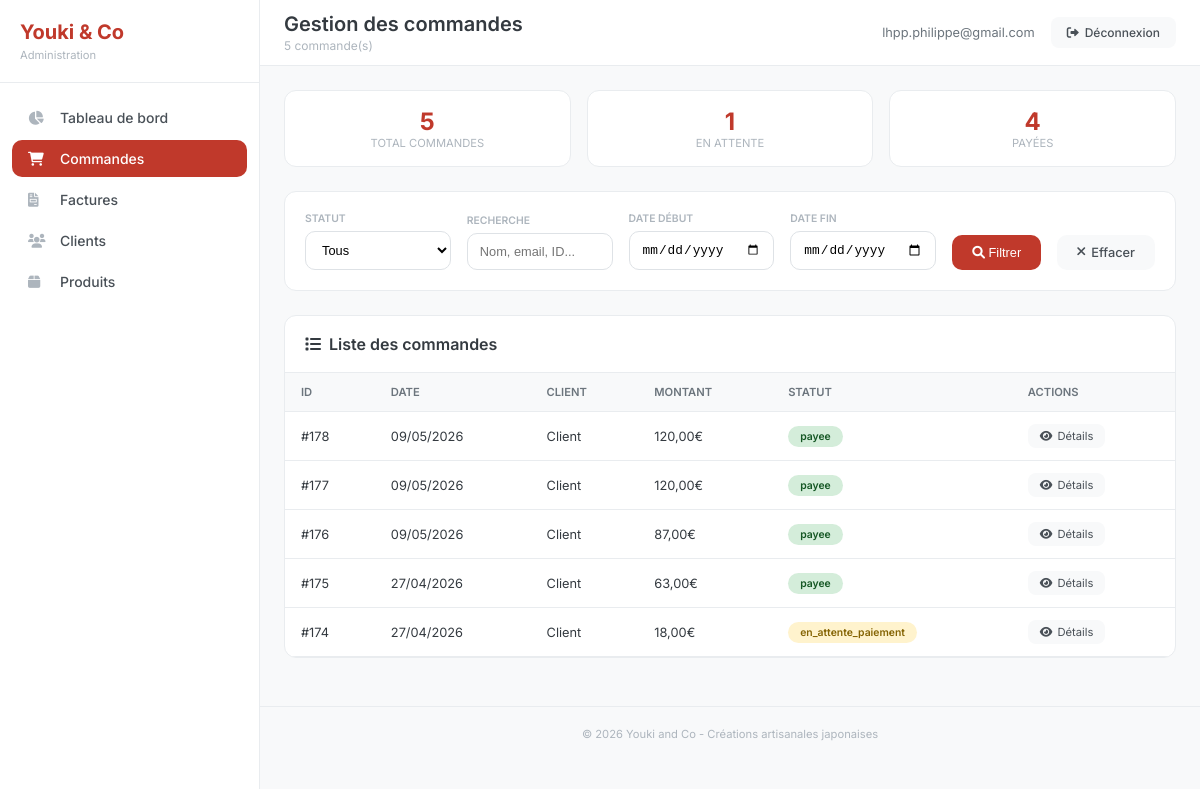
/admin_commandes.php (signed in), run on an earlier commit of the app's database.
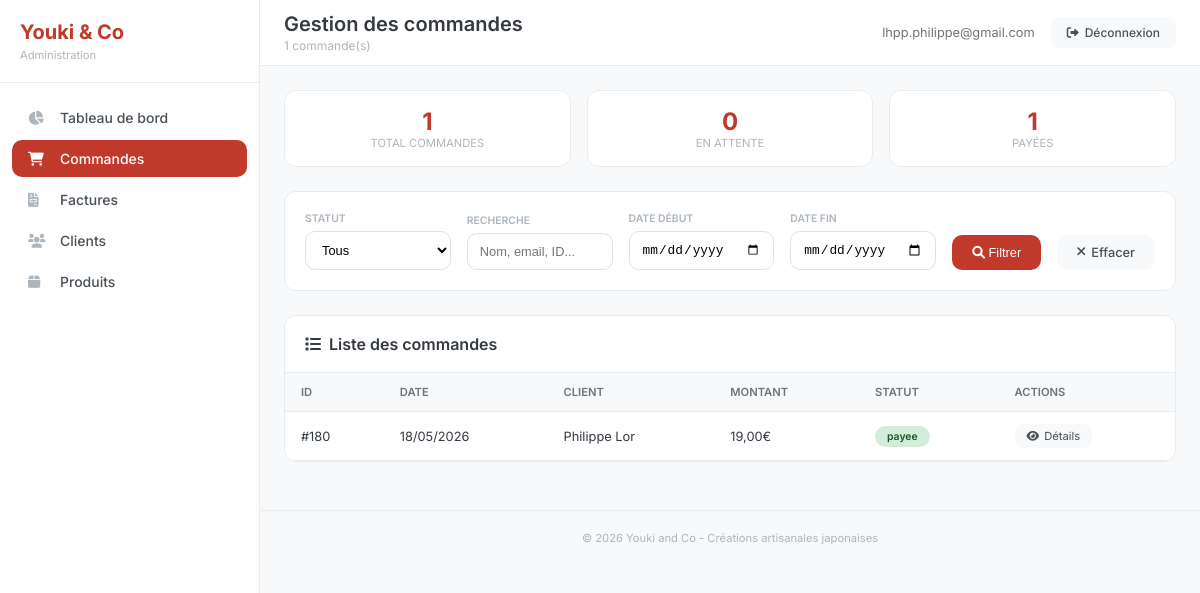
And on a later commit of the database.
### tables this page shows
CREATE TABLE `Commande` (
  `idCommande` bigint NOT NULL,
  `idClient` bigint NOT NULL,
  `idAdresseLivraison` bigint NOT NULL,
  `idAdresseFacturation` bigint DEFAULT NULL,
  `dateCommande` datetime NOT NULL,
  `modeReglement` varchar(200) NOT NULL DEFAULT 'CB',
  `delaiLivraison` date NOT NULL,
  `fraisDePort` double NOT NULL,
  `montantTotal` double NOT NULL,
  `statut` varchar(20) NOT NULL DEFAULT 'en_attente',
  `statut_paiement` enum('en_attente','payee','echec','annulee','rembourse') DEFAULT 'en_attente',
  `idPaiement` int DEFAULT NULL
);

CREATE TABLE `Client` (
  `idClient` bigint NOT NULL,
  `email` varchar(50) NOT NULL,
  `motDePasse` varchar(1000) DEFAULT NULL,
  `nom` varchar(50) NOT NULL,
  `prenom` varchar(50) NOT NULL,
  `telephone` varchar(20) DEFAULT NULL,
  `email_confirme` tinyint(1) DEFAULT '0',
  `token_confirmation` varchar(64) DEFAULT NULL,
  `token_expires` datetime DEFAULT NULL,
  `type` enum('temporaire','permanent') DEFAULT 'temporaire',
  `date_creation` datetime DEFAULT CURRENT_TIMESTAMP,
  `session_id` varchar(128) DEFAULT NULL
);

### admin_commandes.php (the view, shortened to what the changed rows need)
<?php
require_once 'config.php';
try {
    $pdo = new PDO("mysql:host=$host;dbname=$dbname;charset=utf8", $username, $password);
    $pdo->setAttribute(PDO::ATTR_ERRMODE, PDO::ERRMODE_EXCEPTION);
    $conditions = [];
    $params = [];
    $where = !empty($conditions) ? "WHERE " . implode(" AND ", $conditions) : "";
    $stmt = $pdo->prepare("
        SELECT c.idCommande, c.dateCommande, c.montantTotal, c.statut, c.delaiLivraison,
               cl.nom, cl.prenom, cl.email,
               a.adresse, a.codePostal, a.ville
        FROM Commande c
        JOIN Client cl ON c.idClient = cl.idClient
        JOIN Adresse a ON c.idAdresseLivraison = a.idAdresse
        $where
        ORDER BY c.dateCommande DESC
    ");
    $stmt->execute($params);
    $commandes = $stmt->fetchAll(PDO::FETCH_ASSOC);
    $stmtTotal = $pdo->query("SELECT COUNT(*) as total FROM Commande");
    $totalCommandes = $stmtTotal->fetchColumn();
    $stmtAttente = $pdo->query("SELECT COUNT(*) as total FROM Commande WHERE statut = 'en_attente_paiement'");
    $enAttente = $stmtAttente->fetchColumn();
    $stmtPayees = $pdo->query("SELECT COUNT(*) as total FROM Commande WHERE statut = 'payee'");
    $payees = $stmtPayees->fetchColumn();
} catch (PDOException $e) {
    die("Erreur: " . $e->getMessage());
}
?>
<!DOCTYPE html>
<html lang="fr">
<head>
    <link rel="stylesheet" href="https://cdnjs.cloudflare.com/ajax/libs/font-awesome/6.0.0/css/all.min.css">
</head>
<body>
    <div class="app">
        <aside class="sidebar" id="sidebar">
            <div class="sidebar-header">
                <h2>Youki & Co</h2>
            </div>
        </aside>
        <main class="main-content">
            <div class="top-bar">
                <div class="page-title">
                    <h1>Gestion des commandes</h1>
                    <p><?= count($commandes) ?> commande(s)</p>
                </div>
            </div>
            <div class="content-wrapper">
                <div class="stats-grid">
                    <div class="stat-card"><div class="stat-number"><?= $totalCommandes ?></div><div class="stat-label">Total commandes</div></div>
                    <div class="stat-card"><div class="stat-number"><?= $enAttente ?></div><div class="stat-label">En attente</div></div>
                    <div class="stat-card"><div class="stat-number"><?= $payees ?></div><div class="stat-label">Payées</div></div>
                </div>
                <div class="section">
                    <div class="section-header">
                        <h2><i class="fas fa-list"></i> Liste des commandes</h2>
                    </div>
                    <?php if (empty($commandes)): ?>
                        <div style="text-align: center; padding: 60px; color: var(--gray-500);">
                            <i class="fas fa-inbox" style="font-size: 2rem; margin-bottom: 12px;"></i>
                            <p>Aucune commande trouvée</p>
                        </div>
                    <?php else: ?>
                        <div class="desktop-table table-wrapper">
                            <table>
                                <thead>
                                    <tr><th>ID</th><th>Date</th><th>Client</th><th>Montant</th><th>Statut</th><th>Actions</th></tr>
                                </thead>
                                <tbody>
                                    <?php foreach ($commandes as $commande): ?>
                                    <tr>
                                        <td>#<?= $commande['idCommande'] ?></td>
                                        <td><?= date('d/m/Y', strtotime($commande['dateCommande'])) ?></td>
                                        <td><?= htmlspecialchars($commande['prenom'] . ' ' . $commande['nom']) ?></td>
                                        <td><?= number_format($commande['montantTotal'], 2, ',', ' ') ?>€</td>
                                        <td>
                                            <span class="status-badge status-<?= $commande['statut'] ?>"
                                                  onclick="changerStatut(<?= $commande['idCommande'] ?>, '<?= $commande['statut'] ?>')">
                                                <?= $commande['statut'] ?>
                                            </span>
                                        </td>
                                        <td>
                                            <a href="admin_commande_detail.php?id=<?= $commande['idCommande'] ?>" class="btn-small">
                                                <i class="fas fa-eye"></i> Détails
                                            </a>
                                        </td>
                                    </tr>
                                    <?php endforeach; ?>
                                </tbody>
                            </table>
                        </div>
                    <?php endif; ?>
                </div>
            </div>
        </main>
    </div>
</body>
</html>

What changed in the data, as far as the page shows it:
removed commande: idCommande "178", dateCommande "09/05/2026", idClient.nom "Client", montantTotal "120,00", statut "payee"
removed commande: idCommande "177", dateCommande "09/05/2026", idClient.nom "Client", montantTotal "120,00", statut "payee"
removed commande: idCommande "176", dateCommande "09/05/2026", idClient.nom "Client", montantTotal "87,00", statut "payee"
removed commande: idCommande "175", dateCommande "27/04/2026", idClient.nom "Client", montantTotal "63,00", statut "payee"
removed commande: idCommande "174", dateCommande "27/04/2026", idClient.nom "Client", montantTotal "18,00", statut "en_attente_paiement"
added commande: idCommande "180", dateCommande "18/05/2026", idClient.nom "Philippe Lor", montantTotal "19,00", statut "payee"
Also different on the page:
count($commandes): "5" → "1"
$totalCommandes: "5" → "1"
$enAttente: "1" → "0"
$payees: "4" → "1"
